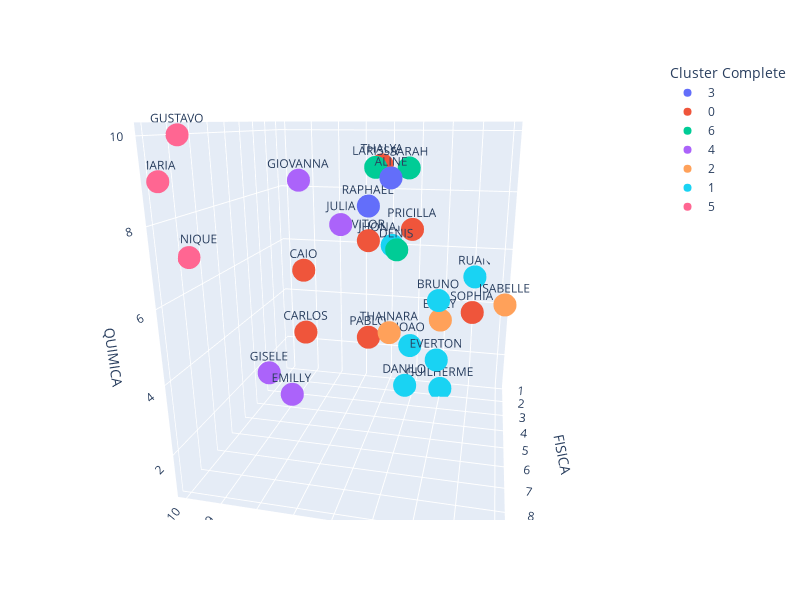

The notebook cell this image was saved under:
### Code cell
fig = px.scatter_3d(notas, 
                    x='MATEMATICA', 
                    y='FISICA', 
                    z='QUIMICA',
                    color= 'Cluster Complete',
                    text=notas.Nome)
fig.update_layout(
    width = 800,
    height = 600
)
iplot(fig)

### Figure 1 — Plotly figure (JSON) as saved in the notebook; plotly's stock layout.template omitted (floating-point values rounded to 4 significant figures)
{"data": [{"hovertemplate": "Cluster Complete=3<br>MATEMATICA=%{x}<br>FISICA=%{y}<br>QUIMICA=%{z}<br>Nome=%{text}<extra></extra>", "legendgroup": "3", "marker": {"color": "#636efa", "symbol": "circle"}, "mode": "markers+text", "name": "3", "scene": "scene", "showlegend": true, "text": ["ALINE", "RAPHAEL"], "type": "scatter3d", "x": [5, 6], "y": [7, 5], "z": [9, 8]}, {"hovertemplate": "Cluster Complete=0<br>MATEMATICA=%{x}<br>FISICA=%{y}<br>QUIMICA=%{z}<br>Nome=%{text}<extra></extra>", "legendgroup": "0", "marker": {"color": "#EF553B", "symbol": "circle"}, "mode": "markers+text", "name": "0", "scene": "scene", "showlegend": true, "text": ["CARLOS", "PABLO", "SOPHIA", "VITOR", "CAIO", "PRICILLA", "THALYA"], "type": "scatter3d", "x": [8, 6, 3, 6, 8, 5, 6], "y": [5, 5, 2, 5, 5, 3, 3], "z": [4, 4, 4, 7, 6, 7, 9]}, {"hovertemplate": "Cluster Complete=6<br>MATEMATICA=%{x}<br>FISICA=%{y}<br>QUIMICA=%{z}<br>Nome=%{text}<extra></extra>", "legendgroup": "6", "marker": {"color": "#00cc96", "symbol": "circle"}, "mode": "markers+text", "name": "6", "scene": "scene", "showlegend": true, "text": ["DENIS", "LARISSA", "SARAH"], "type": "scatter3d", "x": [5, 6, 5], "y": [6, 4, 4], "z": [7, 9, 9]}, {"hovertemplate": "Cluster Complete=4<br>MATEMATICA=%{x}<br>FISICA=%{y}<br>QUIMICA=%{z}<br>Nome=%{text}<extra></extra>", "legendgroup": "4", "marker": {"color": "#ab63fa", "symbol": "circle"}, "mode": "markers+text", "name": "4", "scene": "scene", "showlegend": true, "text": ["EMILLY", "GIOVANNA", "GISELE", "JULIA"], "type": "scatter3d", "x": [7, 7, 8, 6], "y": [9, 8, 8, 8], "z": [4, 9, 4, 8]}, {"hovertemplate": "Cluster Complete=2<br>MATEMATICA=%{x}<br>FISICA=%{y}<br>QUIMICA=%{z}<br>Nome=%{text}<extra></extra>", "legendgroup": "2", "marker": {"color": "#FFA15A", "symbol": "circle"}, "mode": "markers+text", "name": "2", "scene": "scene", "showlegend": true, "text": ["EMILY", "ISABELLE", "THAINARA"], "type": "scatter3d", "x": [4, 2, 5], "y": [3, 4, 7], "z": [4, 5, 5]}, {"hovertemplate": "Cluster Complete=1<br>MATEMATICA=%{x}<br>FISICA=%{y}<br>QUIMICA=%{z}<br>Nome=%{text}<extra></extra>", "legendgroup": "1", "marker": {"color": "#19d3f3", "symbol": "circle"}, "mode": "markers+text", "name": "1", "scene": "scene", "showlegend": true, "text": ["EVERTON", "GUILHERME", "JOAO", "RUAN", "JHONATHAN", "DANILO", "BRUNO"], "type": "scatter3d", "x": [4, 4, 5, 3, 6, 5, 4], "y": [4, 2, 3, 1, 1, 4, 4], "z": [3, 1, 3, 5, 6, 2, 5]}, {"hovertemplate": "Cluster Complete=5<br>MATEMATICA=%{x}<br>FISICA=%{y}<br>QUIMICA=%{z}<br>Nome=%{text}<extra></extra>", "legendgroup": "5", "marker": {"color": "#FF6692", "symbol": "circle"}, "mode": "markers+text", "name": "5", "scene": "scene", "showlegend": true, "text": ["GUSTAVO", "MARIA", "MONIQUE"], "type": "scatter3d", "x": [10, 10, 10], "y": [8, 9, 8], "z": [10, 9, 7]}], "layout": {"height": 600, "legend": {"title": {"text": "Cluster Complete"}, "tracegroupgap": 0}, "margin": {"t": 60}, "scene": {"aspectmode": "auto", "aspectratio": {"x": 0.9615, "y": 0.9615, "z": 1.082}, "camera": {"center": {"x": 0, "y": 0, "z": 0}, "eye": {"x": -0.385, "y": 1.743, "z": 0.5461}, "projection": {"type": "perspective"}, "up": {"x": 0, "y": 0, "z": 1}}, "domain": {"x": [0, 1], "y": [0, 1]}, "xaxis": {"title": {"text": "MATEMATICA"}, "type": "linear"}, "yaxis": {"title": {"text": "FISICA"}, "type": "linear"}, "zaxis": {"title": {"text": "QUIMICA"}, "type": "linear"}}, "width": 800}}
